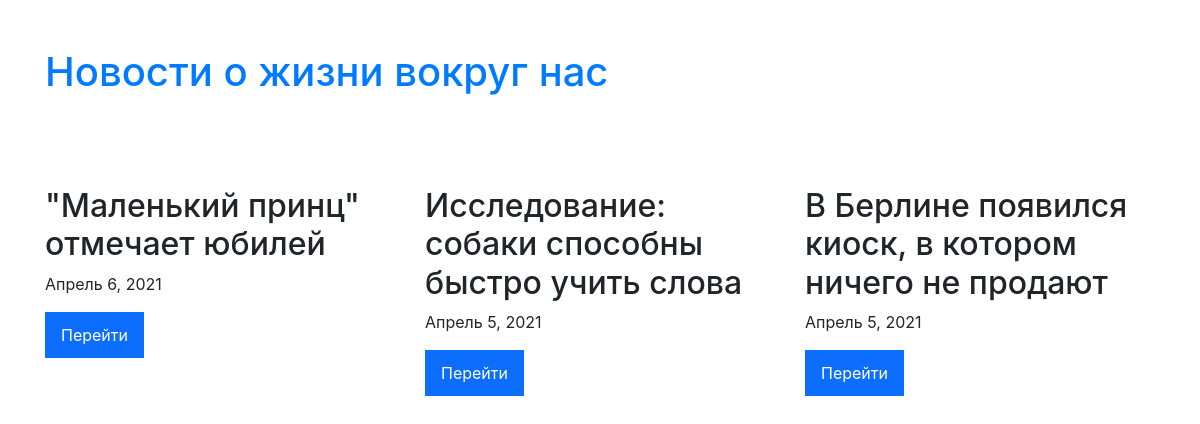
The page / on the database its author committed.
### news/models.py (models this page shows, shortened)
class Post(models.Model):
    author = models.ForeignKey(settings.AUTH_USER_MODEL, on_delete=models.CASCADE)
    title = models.CharField(max_length=200)
    text = models.TextField()
    created_date = models.DateField(default=datetime.date.today)
    tags = models.CharField(max_length=400)

### news/views.py (the view)
# urls.py: path('', views.post_list, name='post_list'),
def post_list(request):
    posts = Post.objects.order_by('created_date').reverse()
    return render(request, 'news/post_list.html', {'posts': posts})

### news/templates/news/post_list.html
{% extends 'news/base.html' %}
{% block content %}
	{% for post in posts %}
	<div class="feature col-lg-4 col-md-6 col-sm-12">
		<h2>{{ post.title }}</h2>
		<p>{{ post.created_date }}</p>
		<a href="{% url 'post_detail' pk=post.pk %}" class="icon-link">
			Перейти
		</a>
	</div>
	{% endfor %}
{% endblock %}

### news/templates/news/base.html (shortened to what this page needs)
{% load static %}
<!DOCTYPE html>
<html>
	<head>
		<link rel="stylesheet" href="https://cdn.jsdelivr.net/npm/bootstrap@4.6.0/dist/css/bootstrap.min.css">
		<link rel="stylesheet" href="{% static '/css/base.css' %}">
	</head>
	<body>
		<div class='container py-5'>
			<header>
				<h1><a href='/'>Новости о жизни вокруг нас</a></h1>
			</header>
			<div class="row g-5 py-5">
				 {% block content %}
				 {% endblock %}
			</div>
		</div>
	</body>
</html>

### news/static/css/base.css (style rules this page uses)
.feature { margin: 35px 0; }
a.icon-link { text-decoration: none; display: inline-block; background: #0d6efd; border: 1px solid #0d6efd; color: #fff; padding: 10px 15px; }

### rows shown on the page
Post: title "\"Маленький принц\" отмечает юбилей", created_date "Апрель 6, 2021"
Post: title "Исследование: собаки способны быстро учить слова", created_date "Апрель 5, 2021"
Post: title "В Берлине появился киоск, в котором ничего не продают", created_date "Апрель 5, 2021"
